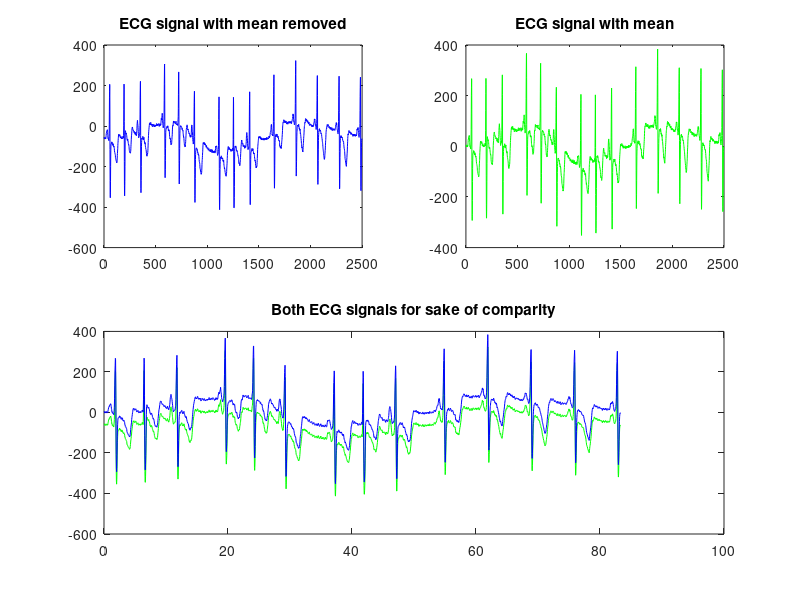

Source code (MATLAB):
close all
clear all


load('04015m.mat');
row_1=val(1,:);
row_2=val(2,:);
t= 1:(length(row_1))
t= t/30
fs = 300;
s = 1:(length(row_1))
s = t/300 
ecg1 = row_1;
mean_ecg1 = mean(ecg1);
ecg1 = ecg1 - mean_ecg1
%{
plot(ecg1);
plot(row_1);
 plot(t,ecg1,'g',t,row_1,'b')
 title("ECG with and without mean")

%}
figure
subplot(2,2,1)
plot(row_1,'b')
title("ECG signal with mean removed")
subplot(2,2,2)
plot(ecg1,'g')
title("ECG signal with mean")
subplot(2,2,[3 4])
plot(t,row_1,'g',t,ecg1,'b')
title("Both ECG signals for sake of comparity")
% removing mean form the ecg signal
% mean is taking from the signal and removed it is
% more centred towards the zero axis

%butter worth low and high pass filter to remove base line drift
%and other unwanted frequencies








%{
figure
plot(t,row_1)

figure
plot(t, peaks_row1)



figure
plot(A)
A = subplot(2,2)
subplot(1,1), plot(row1)
subplot(1,2), plot(peaks_row1)


%row1= transpose(row1);

%neg_to_pos=zeros(0,sizerow1);
%disp(numel(neg_to_pos));


%sizerow1 = size(:,row1);
%sizerow1=numel(row1);



%negval=-10;
%posval=0;
%posval = negval * -1;
%disp(posval)

%{n=1;

%for i = 0:row1(n)
 %   disp(n)
    
    
   %{ 
      if (i) < 0          
          disp(i)
          
         neg_to_pos(n) = row1(n);
         disp(numel(neg_to_pos));
         disp(neg_to_pos);
           
      end 
     %}
    %lenght for sample time: t=1:(length(row1)) 
    %then the number of samples in t are divided by sample time
    
     
%end
 
%disp("hello world")

  
  %}